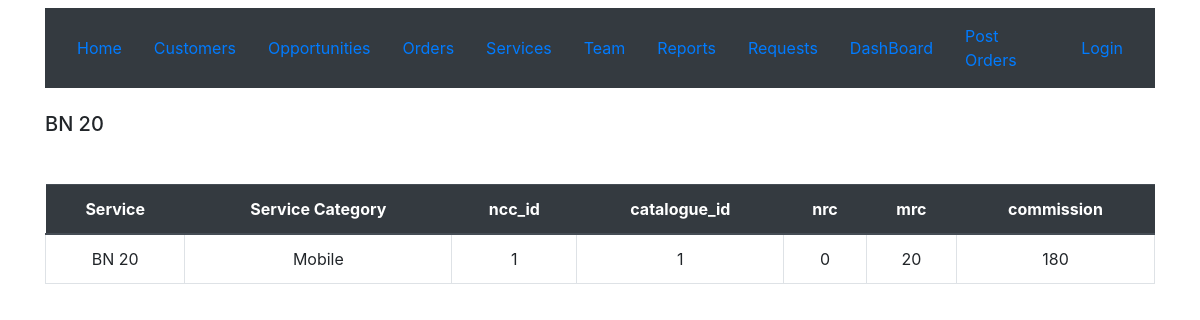
The page /crmapp/service/1/ on the database its author committed.
### crmapp/models.py (models this page shows, shortened)
class service(models.Model):
    servicename = models.CharField("Service",max_length=100,null=True)
    servicecategory = models.ForeignKey(servicecategory,blank=True,on_delete=models.CASCADE,related_name='category_services',verbose_name ='Service Category')
    ncc_id = models.IntegerField(unique=True)
    catalogue_id = models.IntegerField(unique=True)
    nrc = models.IntegerField()
    mrc = models.IntegerField()
    commission = models.IntegerField()

class servicecategory(models.Model):
    servicecategoryname = models.CharField("Service Category",max_length=100,null=True)
    class Meta:
        verbose_name ='Service Category'
        verbose_name_plural ='Service Categorys'
    def __str__(self):
        return self.servicecategoryname

### crmapp/views.py (the view)
# urls.py: path('service/<pk>/', views.serviceDetailView.as_view(), name='servicedetail'),
class serviceDetailView(DetailView):
    model = service

### crmapp/templates/crmapp/service_detail.html
{% extends 'crmapp/base.html' %}
{% block content %}
  <br>
  <div class="container">
<h5>{{service.servicename}}</h5>
    <table class="table mt-5">
        <thead class="thead-dark">
      <tr>
        <th class="text-center">Service</th>
        <th class="text-center">Service Category</th>
        <th class="text-center">ncc_id</th>
        <th class="text-center">catalogue_id</th>
        <th class="text-center">nrc</th>
        <th class="text-center">mrc</th>
        <th class="text-center">commission</th>
      </tr>
      <tr>
      <td class="border text-center">{{service.servicename}}</td>
      <td class="border text-center">{{service.servicecategory}}</td>
      <td class="border text-center">{{service.ncc_id}}</td>
      <td class="border text-center">{{service.catalogue_id}}</td>
      <td class="border text-center">{{service.nrc}}</td>
      <td class="border text-center">{{service.mrc}}</td>
      <td class="border text-center">{{service.commission}}</td>
      </tr>
    </table>
</div>
{% endblock %}

### rows shown on the page
service: servicename "BN 20", servicecategory "Mobile", ncc_id "1", catalogue_id "1", nrc "0", mrc "20", commission "180"
